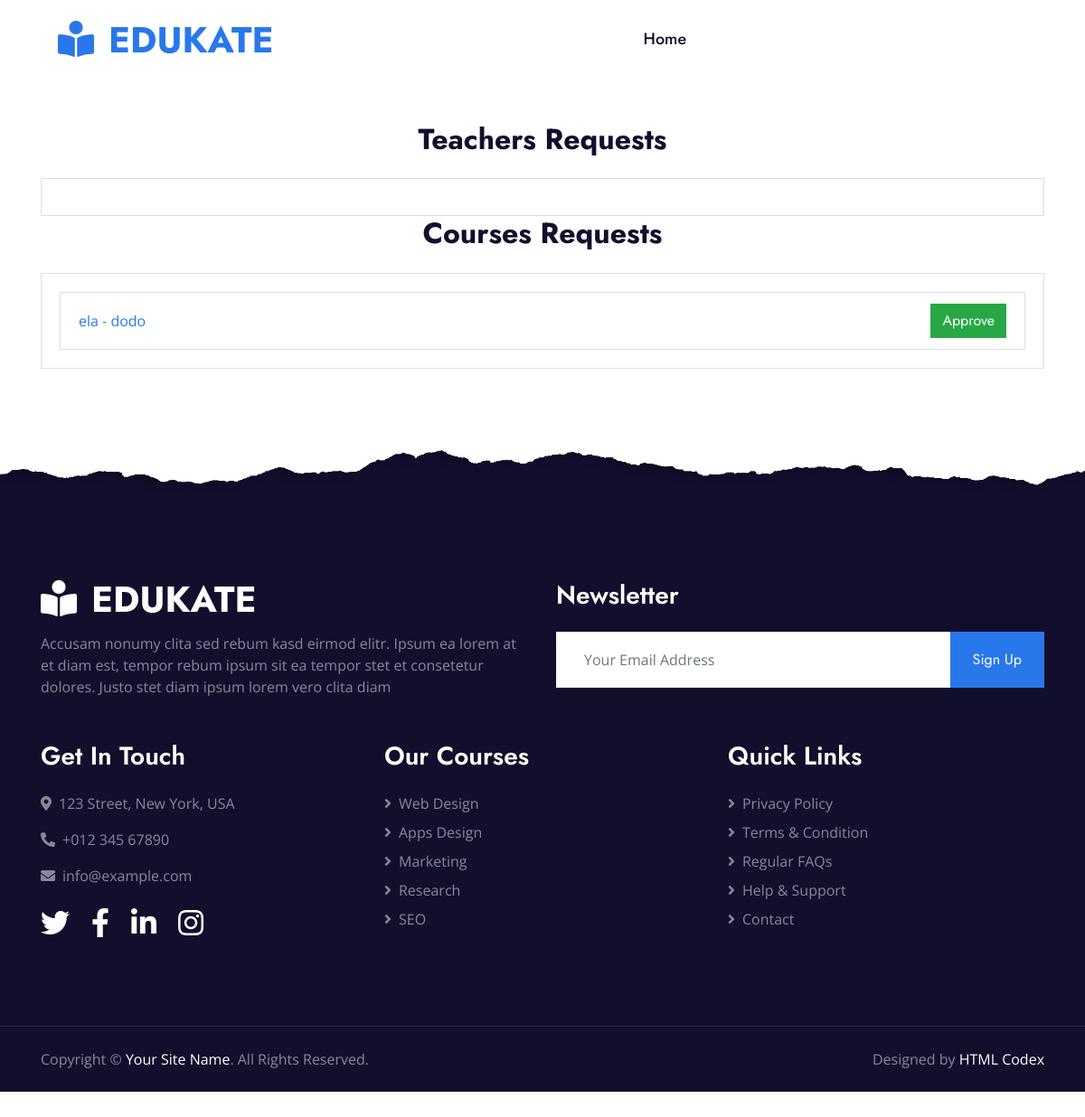
Before: /admin_dashboard with the older database file.
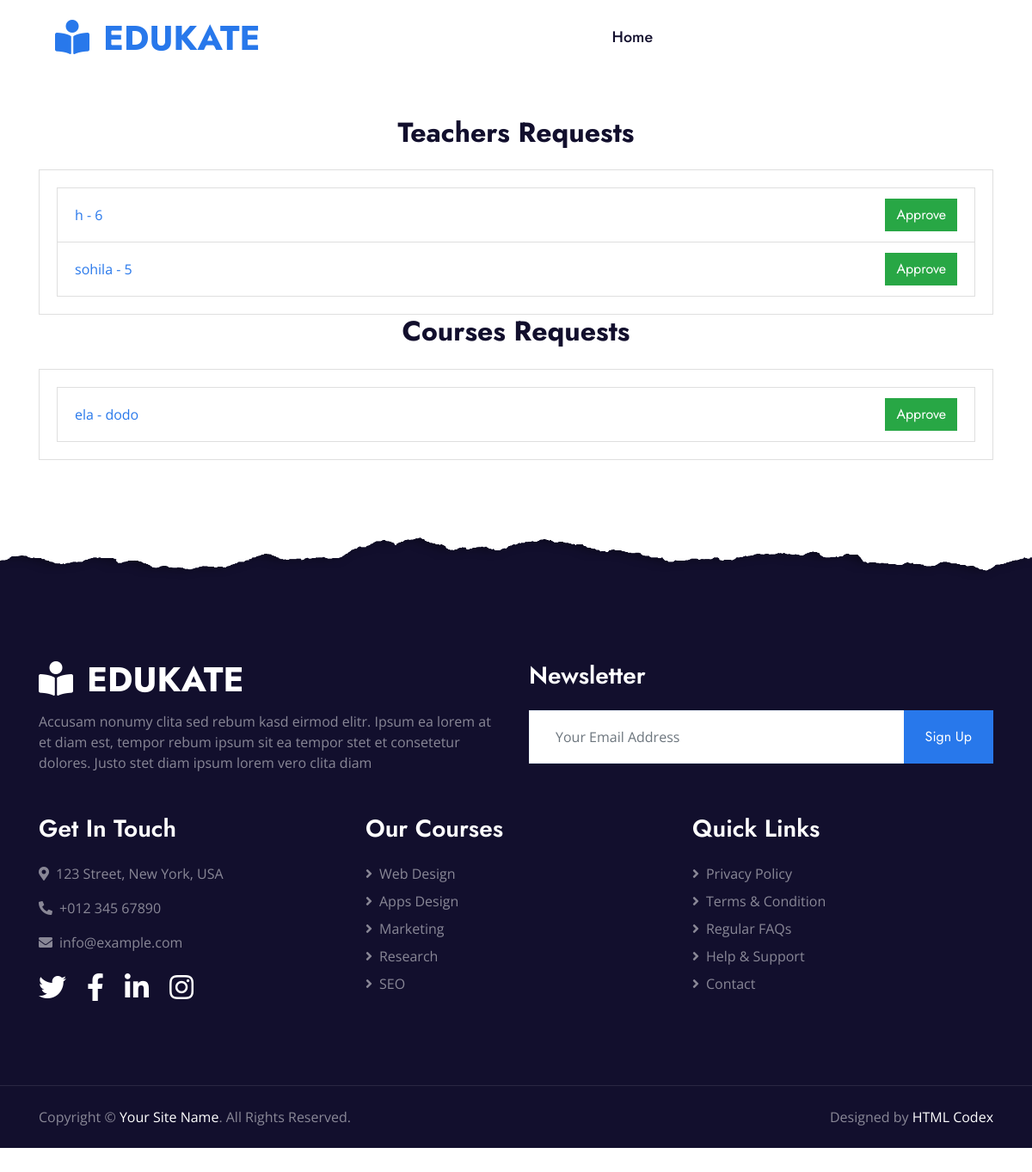
After: the same page with the newer database file.
### main.py (models this page shows, shortened)
    class Courses(db.Model):
        id = db.Column(db.Integer, primary_key=True)
        course_name = db.Column(db.String(1000))
        teacher_name = db.Column(db.String(100))
        teacher_phone = db.Column(db.String(100))
        course_price = db.Column(db.Integer)
        rate = db.Column(db.String(100))
        course_sample = db.Column(db.String(100))
        status = db.Column(db.String(100))
        users = db.relationship('User', secondary=user_course_association, back_populates='courses')

    class Teacher(UserMixin, db.Model):
        id = db.Column(db.Integer, primary_key=True)
        name = db.Column(db.String(1000))
        phone = db.Column(db.String(100), unique=True)
        teacher_sample = db.Column(db.String(100))
        status = db.Column(db.String(100))
        videos = db.relationship('Videos', back_populates='teacher')

### main.py (the view)
@app.route("/admin_dashboard")
def admin_dashboard():
    pending_requests = Teacher.query.filter_by(status='pending').all()
    pending_courses = Courses.query.filter_by(status='pending').all()
    return render_template("admin_dashboard.html", pending_requests=pending_requests, pending_courses=pending_courses)

### templates/admin_dashboard.html (shortened to what this page needs)
<!DOCTYPE html>
<html lang="en">
<head>
    <link href="https://cdnjs.cloudflare.com/ajax/libs/font-awesome/5.10.0/css/all.min.css" rel="stylesheet">
    <link href="lib/owlcarousel/assets/owl.carousel.min.css" rel="stylesheet">
    <link href="../static/css/style.css" rel="stylesheet">
</head>
<body>
    <div class="container-fluid p-0">
        <nav class="navbar navbar-expand-lg bg-white navbar-light py-3 py-lg-0 px-lg-5">
            <a href="index.html" class="navbar-brand ml-lg-3">
                <h1 class="m-0 text-uppercase text-primary"><i class="fa fa-book-reader mr-3"></i>Edukate</h1>
            </a>
            <div class="collapse navbar-collapse justify-content-between px-lg-3" id="navbarCollapse">
                <div class="navbar-nav mx-auto py-0">
                    <a href="/" class="nav-item nav-link">Home</a>
        </nav>
    </div>
<section id="admin-dashboard" class="py-5">
    <div class="container">
    <h2 class="text-center mb-4">Teachers Requests</h2>
    <div class="card">
        <div class="card-body">
            <ul class="list-group">
                {% for request in pending_requests %}
                    <li class="list-group-item d-flex justify-content-between align-items-center">
                       <a href="{{ url_for('view_teacher_sample', request_id=request.id) }}">
                            {{ request.name }} - {{ request.phone }}
                        </a>
                        <a href="{{ url_for('approve_teacher_request', request_id=request.id) }}" class="btn btn-success">Approve</a>
                    </li>
                {% endfor %}
            </ul>
        </div>
    </div>
</div>
    <div class="container">
        <h2 class="text-center mb-4">Courses Requests</h2>
                <div class="card">
            <div class="card-body">
                <ul class="list-group">
                    {% for course in pending_courses %}
                        <li class="list-group-item d-flex justify-content-between align-items-center">
                            <a href="{{ url_for('course_detail', course_id=course.id) }}">
                                {{ course.course_name }} - {{ course.teacher_name }}
                            </a>
                            <a href="{{ url_for('approve_course_request', course_id=course.id) }}" class="btn btn-success">Approve</a>
                        </li>
                    {% endfor %}
                </ul>
            </div>
        </div>
    </div>
    <div class="container-fluid position-relative overlay-top bg-dark text-white-50 py-5" style="margin-top: 90px;">
        <div class="container mt-5 pt-5">
            <div class="row">
                <div class="col-md-6 mb-5">
                    <a href="index.html" class="navbar-brand">
                        <h1 class="mt-n2 text-uppercase text-white"><i class="fa fa-book-reader mr-3"></i>Edukate</h1>
                    </a>
                    <p class="m-0">Accusam nonumy clita sed rebum kasd eirmod elitr. Ipsum ea lorem at et diam est, tempor rebum ipsum sit ea tempor stet et consetetur dolores. Justo stet diam ipsum lorem vero clita diam</p>
                </div>
                <div class="col-md-6 mb-5">
                    <h3 class="text-white mb-4">Newsletter</h3>
                    <div class="w-100">
                        <div class="input-group">
                            <input type="text" class="form-control border-light" style="padding: 30px;" placeholder="Your Email Address">
                            <div class="input-group-append">
                                <button class="btn btn-primary px-4">Sign Up</button>
                            </div>
                        </div>
                    </div>
                </div>
            </div>
            <div class="row">
                <div class="col-md-4 mb-5">
                    <h3 class="text-white mb-4">Get In Touch</h3>
                    <p><i class="fa fa-map-marker-alt mr-2"></i>123 Street, New York, USA</p>
                    <p><i class="fa fa-phone-alt mr-2"></i>+012 345 67890</p>
                    <p><i class="fa fa-envelope mr-2"></i>info@example.com</p>
                    <div class="d-flex justify-content-start mt-4">
                        <a class="text-white mr-4" href="#"><i class="fab fa-2x fa-twitter"></i></a>
                        <a class="text-white mr-4" href="#"><i class="fab fa-2x fa-facebook-f"></i></a>
                        <a class="text-white mr-4" href="#"><i class="fab fa-2x fa-linkedin-in"></i></a>
                        <a class="text-white" href="#"><i class="fab fa-2x fa-instagram"></i></a>
                    </div>
                </div>
                <div class="col-md-4 mb-5">
                    <h3 class="text-white mb-4">Our Courses</h3>
                    <div class="d-flex flex-column justify-content-start">
                        <a class="text-white-50 mb-2" href="#"><i class="fa fa-angle-right mr-2"></i>Web Design</a>
                        <a class="text-white-50 mb-2" href="#"><i class="fa fa-angle-right mr-2"></i>Apps Design</a>
                        <a class="text-white-50 mb-2" href="#"><i class="fa fa-angle-right mr-2"></i>Marketing</a>
                        <a class="text-white-50 mb-2" href="#"><i class="fa fa-angle-right mr-2"></i>Research</a>
                        <a class="text-white-50" href="#"><i class="fa fa-angle-right mr-2"></i>SEO</a>
                    </div>
                </div>
                <div class="col-md-4 mb-5">
                    <h3 class="text-white mb-4">Quick Links</h3>
                    <div class="d-flex flex-column justify-content-start">
                        <a class="text-white-50 mb-2" href="#"><i class="fa fa-angle-right mr-2"></i>Privacy Policy</a>
                        <a class="text-white-50 mb-2" href="#"><i class="fa fa-angle-right mr-2"></i>Terms & Condition</a>
                        <a class="text-white-50 mb-2" href="#"><i class="fa fa-angle-right mr-2"></i>Regular FAQs</a>
                        <a class="text-white-50 mb-2" href="#"><i class="fa fa-angle-right mr-2"></i>Help & Support</a>
                        <a class="text-white-50" href="#"><i class="fa fa-angle-right mr-2"></i>Contact</a>
                    </div>
                </div>
            </div>
        </div>
    </div>
    <div class="container-fluid bg-dark text-white-50 border-top py-4" style="border-color: rgba(256, 256, 256, .1) !important;">
        <div class="container">
            <div class="row">
                <div class="col-md-6 text-center text-md-left mb-3 mb-md-0">
                    <p class="m-0">Copyright &copy; <a class="text-white" href="#">Your Site Name</a>. All Rights Reserved.
                    </p>
                </div>
                <div class="col-md-6 text-center text-md-right">
                    <p class="m-0">Designed by <a class="text-white" href="https://htmlcodex.com">HTML Codex</a>
                    </p>
                </div>
            </div>
        </div>
    </div>
</body>
</html>

Changed rows visible on the page:
added Teacher: name "h", phone "6"
added Teacher: name "sohila", phone "5"
